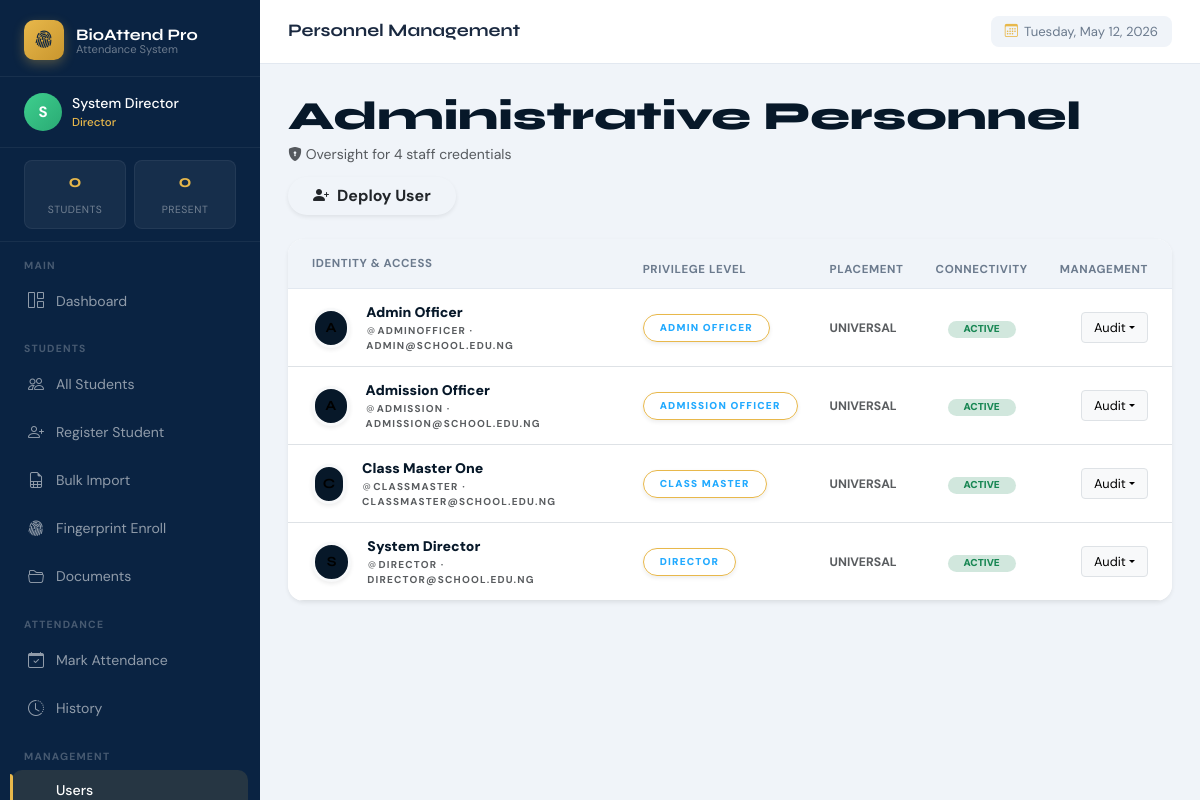
/users.php (signed in), run on the app's committed database.
### tables this page shows
CREATE TABLE users (
    id INT AUTO_INCREMENT PRIMARY KEY,
    full_name VARCHAR(150) NOT NULL,
    username VARCHAR(80) NOT NULL UNIQUE,
    email VARCHAR(150) NOT NULL UNIQUE,
    password VARCHAR(255) NOT NULL,
    role ENUM('director','admission_officer','class_master','admin_officer') NOT NULL,
    assigned_class_id INT DEFAULT NULL,
    is_active TINYINT(1) DEFAULT 1,
    created_at TIMESTAMP DEFAULT CURRENT_TIMESTAMP,
    FOREIGN KEY (assigned_class_id) REFERENCES classes(id) ON DELETE SET NULL
);

### config.php (called while the page is built, shortened)
<?php
function hasRole(array $roles): bool {
    return isset($_SESSION['role']) && in_array($_SESSION['role'], $roles);
}
function currentUser(): array {
    return [
        'id'        => $_SESSION['user_id'] ?? null,
        'name'      => $_SESSION['user_name'] ?? '',
        'username'  => $_SESSION['username'] ?? '',
        'role'      => $_SESSION['role'] ?? '',
        'class_id'  => $_SESSION['class_id'] ?? null,
    ];
}
function roleLabel(string $role): string {
    return match($role) {
        'director'          => 'Director',
        'admission_officer' => 'Admission Officer',
        'class_master'      => 'Class Master',
        'admin_officer'     => 'Admin Officer',
        default             => ucfirst($role),
    };
}

### users.php (the view, shortened to what this page needs)
<?php
require_once 'config.php';
$pageTitle = 'Personnel Management';
$db   = getDB();
$users   = $db->query("SELECT u.*, c.class_name FROM users u LEFT JOIN classes c ON c.id=u.assigned_class_id ORDER BY u.is_active DESC, u.full_name ASC")->fetchAll();
include 'layout_header.php';
?>
<div class="page-header d-flex flex-column flex-md-row justify-content-between align-items-md-center">
    <div>
        <h1 class="fw-black Syne text-navy mb-1">Administrative Personnel</h1>
        <p class="text-muted small mb-0"><i class="bi bi-shield-lock-fill"></i> Oversight for <?= count($users) ?> staff credentials</p>
    </div>
    <button class="btn btn-navy rounded-pill px-4 shadow-sm fw-bold mt-3 mt-md-0" data-bs-toggle="modal" data-bs-target="#userModal" onclick="openCreate()">
        <i class="bi bi-person-plus-fill me-2 text-accent"></i>Deploy User
    </button>
</div>
<div class="card border-0 shadow-sm rounded-4 overflow-hidden mt-4">
    <div class="table-responsive">
        <table class="table align-middle mb-0" style="font-size:14px">
            <thead class="bg-light">
                <tr class="fs-tiny text-muted fw-bold">
                    <th class="ps-4 py-3">IDENTITY & ACCESS</th>
                    <th>PRIVILEGE LEVEL</th>
                    <th>PLACEMENT</th>
                    <th class="text-center">CONNECTIVITY</th>
                    <th class="pe-4 text-end">MANAGEMENT</th>
                </tr>
            </thead>
            <tbody>
                <?php foreach ($users as $u): ?>
                <tr class="<?= $u['is_active'] ? '' : 'opacity-75' ?>">
                    <td class="ps-4">
                        <div class="d-flex align-items-center gap-3">
                            <div class="rounded-pill bg-navy text-accent Syne fw-bold d-flex align-items-center justify-content-center border border-3 border-light shadow-sm" style="width:40px; height:40px;">
                                <?= strtoupper(substr($u['full_name'],0,1)) ?>
                            </div>
                            <div>
                                <div class="fw-black text-navy mb-0" style="font-size:14px;"><?= htmlspecialchars($u['full_name']) ?></div>
                                <div class="fs-tiny text-muted fw-bold"><i class="bi bi-at"></i><?= htmlspecialchars($u['username']) ?> · <?= htmlspecialchars($u['email']) ?></div>
                            </div>
                        </div>
                    </td>
                    <td>
                        <span class="badge rounded-pill px-3 py-2 fw-black fs-tiny shadow-sm" style="background:var(--navy-soft); color:#2af; border: 1px solid var(--accent)">
                            <?= strtoupper(roleLabel($u['role'])) ?>
                        </span>
                    </td>
                    <td class="small fw-bold text-muted"><?= htmlspecialchars($u['class_name'] ?? 'UNIVERSAL') ?></td>
                    <td class="text-center">
                        <span class="badge <?= $u['is_active'] ? 'bg-success-subtle text-success' : 'bg-danger-subtle text-danger' ?> px-3 rounded-pill fw-black" style="font-size:10px;">
                           <?= $u['is_active'] ? 'ACTIVE' : 'DEACTIVATED' ?>
                        </span>
                    </td>
                    <td class="pe-4 text-end">
                        <div class="dropdown">
                            <button class="btn btn-sm btn-light border dropdown-toggle" data-bs-toggle="dropdown">Audit</button>
                        </div>
                    </td>
                </tr>
                <?php endforeach; ?>
            </tbody>
        </table>
    </div>
</div>
<?php
include 'layout_footer.php';
?>

### layout_header.php (shortened to what this page needs)
<?php
$currentUser = currentUser();
$db = getDB();
$todayCount = $db->query("SELECT COUNT(*) FROM attendance WHERE attendance_date = CURDATE() AND status='present'")->fetchColumn();
$totalStudents = $db->query("SELECT COUNT(*) FROM students WHERE status='active'")->fetchColumn();
?>
<!DOCTYPE html>
<html lang="en">
<head>
<link href="https://cdnjs.cloudflare.com/ajax/libs/bootstrap/5.3.2/css/bootstrap.min.css" rel="stylesheet">
<link href="https://cdnjs.cloudflare.com/ajax/libs/bootstrap-icons/1.11.3/font/bootstrap-icons.min.css" rel="stylesheet">
<link href="https://cdn.datatables.net/1.13.7/css/dataTables.bootstrap5.min.css" rel="stylesheet">
<link href="https://cdnjs.cloudflare.com/ajax/libs/toastr.js/latest/toastr.min.css" rel="stylesheet">
</head>
<body>
<nav class="sidebar" id="sidebar">
    <a class="sidebar-logo" href="dashboard.php">
        <div class="sidebar-logo-icon"><i class="bi bi-fingerprint"></i></div>
        <div class="sidebar-logo-text">
            <div class="name"><?= APP_NAME ?></div>
            <div class="sub">Attendance System</div>
        </div>
    </a>
    <div class="sidebar-user">
        <div class="user-avatar"><?= strtoupper(substr($currentUser['name'], 0, 1)) ?></div>
        <div class="user-info">
            <div class="uname"><?= htmlspecialchars($currentUser['name']) ?></div>
            <div class="urole"><?= roleLabel($currentUser['role']) ?></div>
        </div>
    </div>
    <div class="sidebar-stats">
        <div class="stat-pill">
            <span class="num"><?= number_format($totalStudents) ?></span>
            <span class="lbl">Students</span>
        </div>
        <div class="stat-pill">
            <span class="num"><?= number_format($todayCount) ?></span>
            <span class="lbl">Present</span>
        </div>
    </div>
    <div class="nav-section">Main</div>
    <div class="nav-item">
        <a href="dashboard.php" class="nav-link <?= (basename($_SERVER['PHP_SELF'])=='dashboard.php'?'active':'') ?>">
            <i class="bi bi-grid-1x2"></i> Dashboard
        </a>
    </div>
    <?php if (hasRole(['director','admission_officer'])): ?>
    <div class="nav-section">Students</div>
    <div class="nav-item">
        <a href="students.php" class="nav-link <?= (basename($_SERVER['PHP_SELF'])=='students.php'?'active':'') ?>">
            <i class="bi bi-people"></i> All Students
        </a>
    </div>
    <div class="nav-item">
        <a href="students.php?action=register" class="nav-link <?= (isset($_GET['action'])&&$_GET['action']=='register'&&basename($_SERVER['PHP_SELF'])=='students.php'?'active':'') ?>">
            <i class="bi bi-person-plus"></i> Register Student
        </a>
    </div>
    <div class="nav-item">
        <a href="bulk_import.php" class="nav-link <?= (basename($_SERVER['PHP_SELF'])=='bulk_import.php'?'active':'') ?>">
            <i class="bi bi-file-earmark-spreadsheet"></i> Bulk Import
        </a>
    </div>
    <div class="nav-item">
        <a href="fingerprint.php" class="nav-link <?= (basename($_SERVER['PHP_SELF'])=='fingerprint.php'?'active':'') ?>">
            <i class="bi bi-fingerprint"></i> Fingerprint Enroll
        </a>
    </div>
    <div class="nav-item">
        <a href="documents.php" class="nav-link <?= (basename($_SERVER['PHP_SELF'])=='documents.php'?'active':'') ?>">
            <i class="bi bi-folder2-open"></i> Documents
        </a>
    </div>
    <?php endif; ?>
    <div class="nav-section">Attendance</div>
    <div class="nav-item">
        <a href="attendance.php" class="nav-link <?= (basename($_SERVER['PHP_SELF'])=='attendance.php'?'active':'') ?>">
            <i class="bi bi-calendar-check"></i> Mark Attendance
        </a>
    </div>
    <div class="nav-item">
        <a href="attendance.php?view=history" class="nav-link <?= (isset($_GET['view'])&&$_GET['view']=='history'?'active':'') ?>">
            <i class="bi bi-clock-history"></i> History
        </a>
    </div>
    <?php if (hasRole(['director'])): ?>
    <div class="nav-section">Management</div>
    <div class="nav-item">
        <a href="users.php" class="nav-link <?= (basename($_SERVER['PHP_SELF'])=='users.php'?'active':'') ?>">
            <i class="bi bi-shield-person"></i> Users
        </a>
    </div>
    <?php endif; ?>
</nav>
<div class="main-wrap">
    <div class="topbar">
        <div class="topbar-title">
            <?= $pageTitle ?? APP_NAME ?>
        </div>
        <div class="topbar-date">
            <i class="bi bi-calendar3"></i>
            <?= date('l, F j, Y') ?>
        </div>
    </div>
    <div class="main-content">

### users.php (style rules this page uses)
.fw-black { font-weight: 900 !important; }
.Syne { font-family: 'Syne', sans-serif !important; }
.bg-navy { background-color: #071829 !important; }
.text-navy { color: #071829 !important; }
.fs-tiny { font-size: 10px !important; text-transform: uppercase; letter-spacing: 0.12em; }

### data on the page
users: full_name "S", full_name "System Director", role "Director", username "DIRECTOR", email "DIRECTOR@SCHOOL.EDU.NG", role "DIRECTOR", class_name "UNIVERSAL", is_active "ACTIVE"
users: full_name "A", full_name "Admin Officer", username "ADMINOFFICER", email "ADMIN@SCHOOL.EDU.NG", role "ADMIN OFFICER", class_name "UNIVERSAL", is_active "ACTIVE"
users: full_name "A", full_name "Admission Officer", username "ADMISSION", email "ADMISSION@SCHOOL.EDU.NG", role "ADMISSION OFFICER", class_name "UNIVERSAL", is_active "ACTIVE"
users: full_name "C", full_name "Class Master One", username "CLASSMASTER", email "CLASSMASTER@SCHOOL.EDU.NG", role "CLASS MASTER", class_name "UNIVERSAL", is_active "ACTIVE"

### other printed values
APP_NAME "BioAttend Pro"
$totalStudents "0"
$todayCount "0"
$pageTitle "Personnel Management"
count($users) "4"
